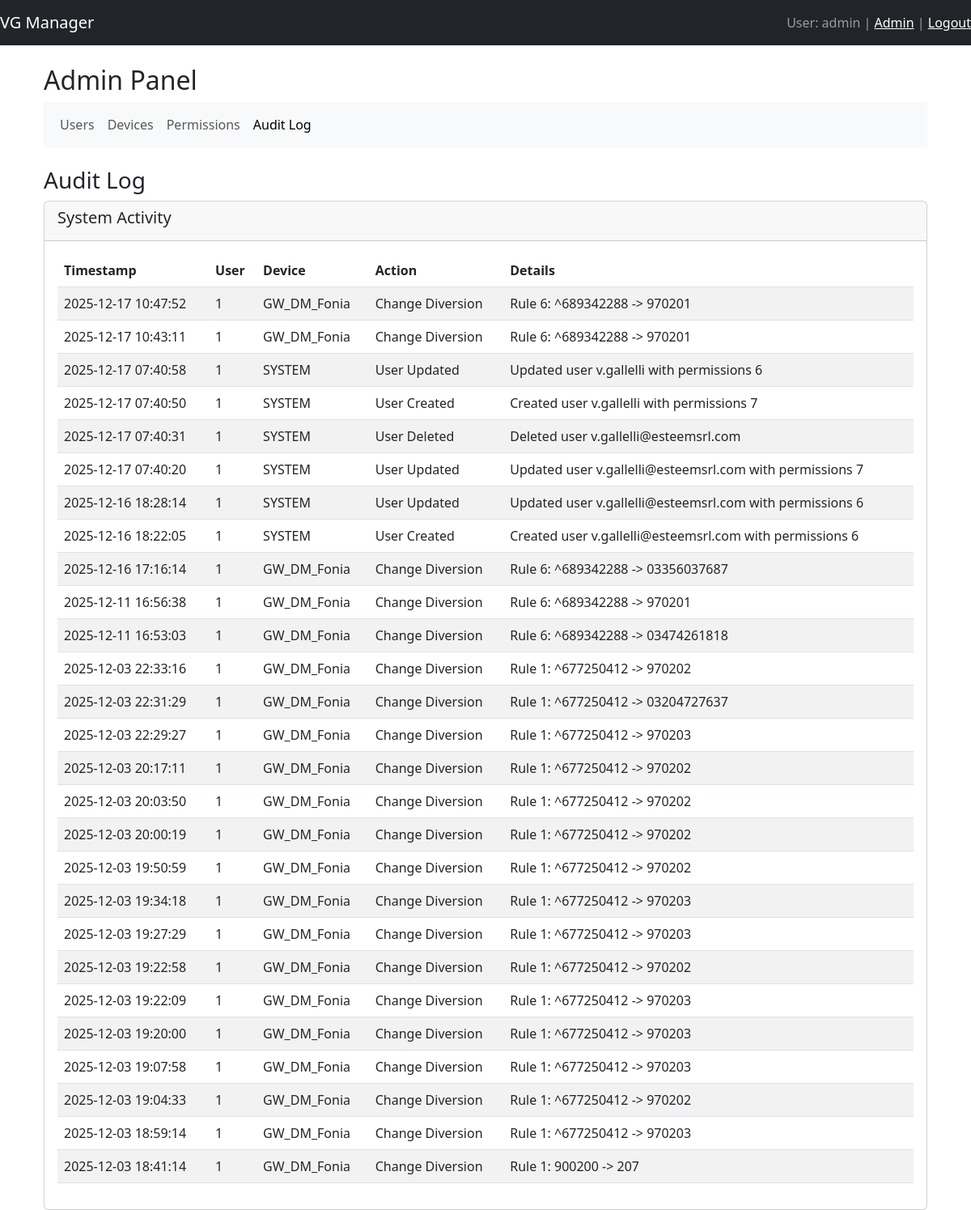
/admin/audit (signed in), run on an earlier commit of the app's database.
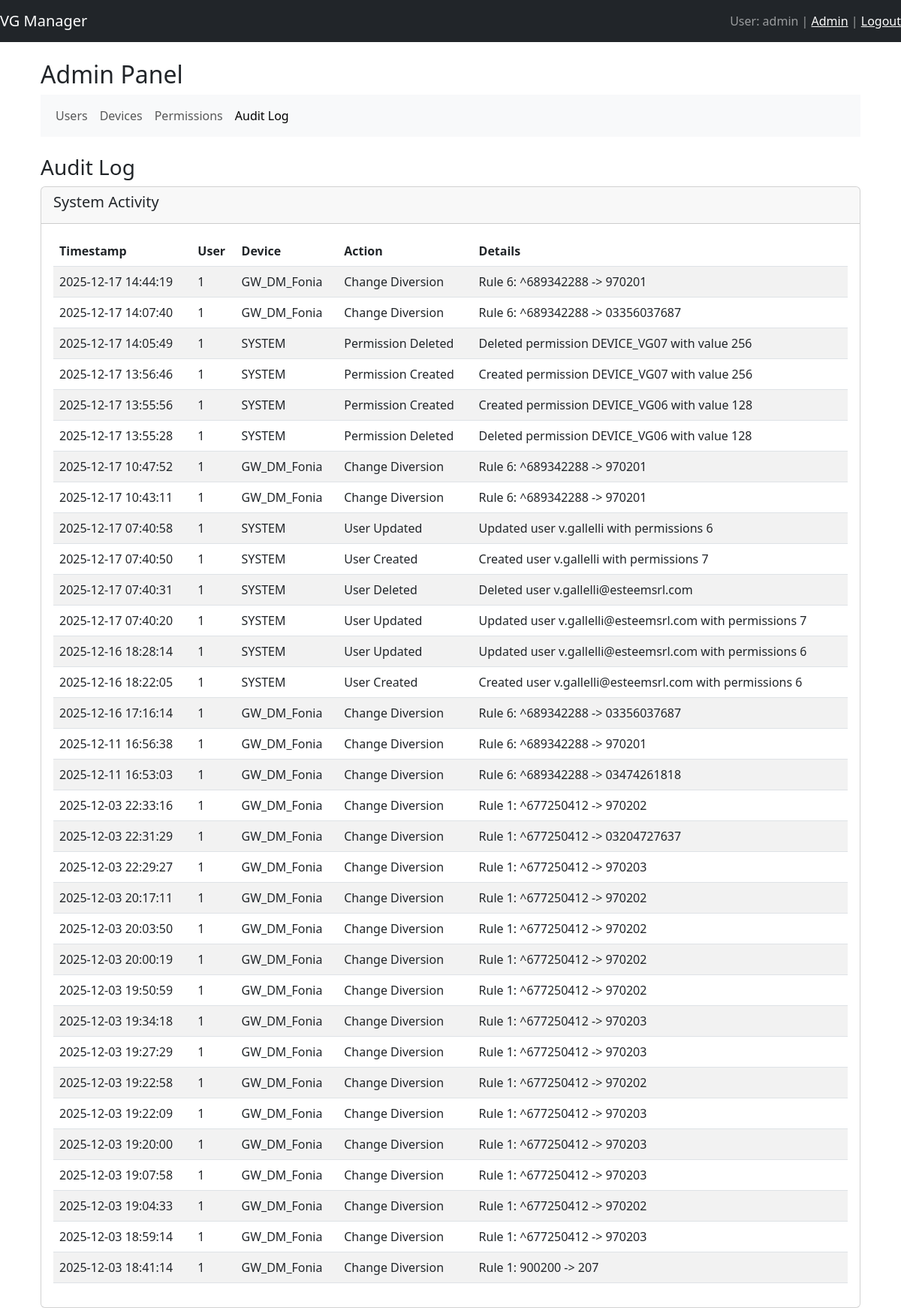
And on a later commit of the database.
### models.py (models this page shows, shortened)
class User(UserMixin, db.Model):
    id = db.Column(db.Integer, primary_key=True)
    username = db.Column(db.String(150), unique=True, nullable=False)
    password_hash = db.Column(db.String(200), nullable=False)
    role_mask = db.Column(db.Integer, default=Permissions.NONE)
    def can(self, permission):
        return (self.role_mask & permission) == permission

class AuditLog(db.Model):
    id = db.Column(db.Integer, primary_key=True)
    timestamp = db.Column(db.DateTime, default=datetime.utcnow)
    user_id = db.Column(db.Integer, db.ForeignKey('user.id'))
    device_name = db.Column(db.String(50))
    action = db.Column(db.String(50))
    details = db.Column(db.Text)

### app.py (the view)
@app.route('/admin/audit')
@login_required
@admin_required
def admin_audit():
    logs = AuditLog.query.order_by(AuditLog.timestamp.desc()).all()
    return render_template('admin_audit.html', logs=logs, active_page='audit')

### app.py (called while the page is built)
@login_manager.user_loader
def load_user(user_id):
    return User.query.get(int(user_id))

def admin_required(f):
    @wraps(f)
    def decorated_function(*args, **kwargs):
        if not current_user.is_authenticated or not current_user.can(Permissions.ADMIN_ACCESS):
            flash("Admin access required", "danger")
            return redirect(url_for('dashboard'))
        return f(*args, **kwargs)
    return decorated_function

### templates/admin_audit.html (shortened to what this page needs)
{% extends "admin_base.html" %}
{% block admin_content %}
<h3>Audit Log</h3>
<div class="card">
    <div class="card-header">
        <h5>System Activity</h5>
    </div>
    <div class="card-body">
        <div class="table-responsive">
            <table class="table table-striped">
                <thead>
                    <tr>
                        <th>Timestamp</th>
                        <th>User</th>
                        <th>Device</th>
                        <th>Action</th>
                        <th>Details</th>
                    </tr>
                </thead>
                <tbody>
                    {% for log in logs %}
                    <tr>
                        <td>{{ log.timestamp.strftime('%Y-%m-%d %H:%M:%S') }}</td>
                        <td>{{ log.user_id }}</td>
                        <td>{{ log.device_name }}</td>
                        <td>{{ log.action }}</td>
                        <td>{{ log.details }}</td>
                    </tr>
                    {% endfor %}
                </tbody>
            </table>
        </div>
    </div>
</div>
{% endblock %}

### templates/admin_base.html
{% extends "layout.html" %}
{% block content %}
<div class="container mt-4">
    <h2>Admin Panel</h2>
    <nav class="navbar navbar-expand-lg navbar-light bg-light mb-4">
        <div class="container-fluid">
            <ul class="navbar-nav me-auto">
                <li class="nav-item">
                    <a class="nav-link {% if active_page == 'users' %}active{% endif %}" href="{{ url_for('admin_users') }}">Users</a>
                </li>
                <li class="nav-item">
                    <a class="nav-link {% if active_page == 'devices' %}active{% endif %}" href="{{ url_for('admin_devices') }}">Devices</a>
                </li>
                <li class="nav-item">
                    <a class="nav-link {% if active_page == 'permissions' %}active{% endif %}" href="{{ url_for('admin_permissions') }}">Permissions</a>
                </li>
                <li class="nav-item">
                    <a class="nav-link {% if active_page == 'audit' %}active{% endif %}" href="{{ url_for('admin_audit') }}">Audit Log</a>
                </li>
            </ul>
        </div>
    </nav>
    {% block admin_content %}{% endblock %}
</div>
{% endblock %}

### templates/layout.html (shortened to what this page needs)
<!DOCTYPE html>
<html>
<head>
    <link href="https://cdn.jsdelivr.net/npm/bootstrap@5.3.0/dist/css/bootstrap.min.css" rel="stylesheet">
</head>
<body>
    <nav class="navbar navbar-dark bg-dark">
        <a class="navbar-brand" href="{{ url_for('dashboard') }}">VG Manager</a>
        <span class="navbar-text">
            User: {{ current_user.username }} |
            {% if current_user.can(1) %}<a href="{{ url_for('admin_dashboard') }}" class="text-white">Admin</a> | {% endif %}
            <a href="{{ url_for('logout') }}">Logout</a>
        </span>
    </nav>
    <div class="container mt-4">
        {% if content_type == 'dashboard' %}
            <h3>Select a Device</h3>
            <div class="list-group">
                {% for dev in devices %}
                    <a href="{{ url_for('diversion', device_id=dev.id) }}" class="list-group-item list-group-item-action">
                        {{ dev.name }} ({{ dev.ip_address }}) - Manage Diversions
                    </a>
                {% endfor %}
            </div>
        {% else %}
            {% block content %}{% endblock %}
        {% endif %}
    </div>
</body>
</html>

What changed in the data, as far as the page shows it:
added AuditLog: timestamp "2025-12-17 14:44:19", user_id "1", device_name "GW_DM_Fonia", action "Change Diversion", details "Rule 6: ^689342288 -> 970201"
added AuditLog: timestamp "2025-12-17 14:07:40", user_id "1", device_name "GW_DM_Fonia", action "Change Diversion", details "Rule 6: ^689342288 -> 03356037687"
added AuditLog: timestamp "2025-12-17 14:05:49", user_id "1", device_name "SYSTEM", action "Permission Deleted", details "Deleted permission DEVICE_VG07 with value 256"
added AuditLog: timestamp "2025-12-17 13:56:46", user_id "1", device_name "SYSTEM", action "Permission Created", details "Created permission DEVICE_VG07 with value 256"
added AuditLog: timestamp "2025-12-17 13:55:56", user_id "1", device_name "SYSTEM", action "Permission Created", details "Created permission DEVICE_VG06 with value 128"
added AuditLog: timestamp "2025-12-17 13:55:28", user_id "1", device_name "SYSTEM", action "Permission Deleted", details "Deleted permission DEVICE_VG06 with value 128"
